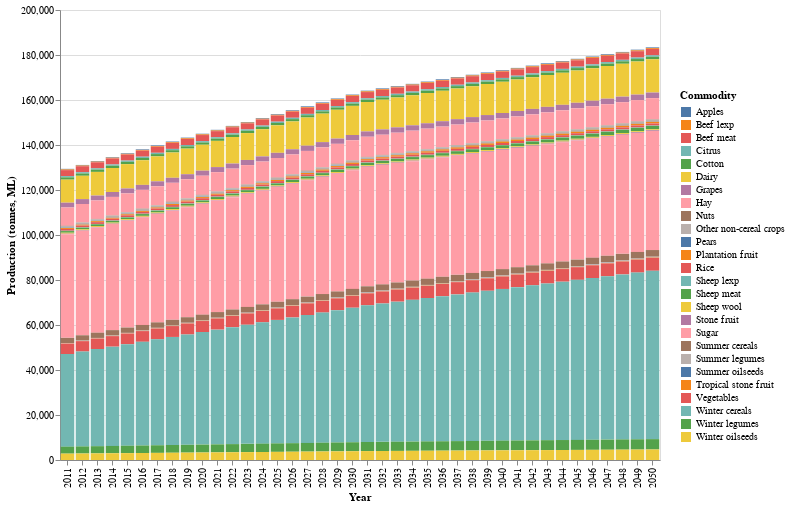

The notebook cell saved with this chart:
### Code cell
# HIDE CODE
quantity_df = get_quantity_df(Quantity_df)
plot_quantity(quantity_df)

### Figure 1 — Vega-Lite specification as saved in the notebook (floating-point values rounded to 4 significant figures; data arrays with more than 128 entries replaced by an {"elided": "..."} marker saying what was removed)
{"config": {"view": {"continuousWidth": 300, "continuousHeight": 300}}, "data": {"name": "data-e21766faffcbd54593323d2741a0c57f"}, "mark": {"type": "bar"}, "encoding": {"color": {"field": "Commodity", "legend": {"direction": "vertical", "legendX": 620, "legendY": 80, "orient": "none", "title": "Commodity", "titleAnchor": "start"}, "title": "Commodity", "type": "nominal"}, "tooltip": [{"field": "Commodity", "title": "Commodity", "type": "nominal"}, {"field": "Prod_targ_year (tonnes, ML)", "format": ".2f", "title": "Quantity (tonnes, ML)", "type": "quantitative"}], "x": {"field": "year", "title": "Year", "type": "ordinal"}, "y": {"field": "Prod_targ_year (tonnes, ML)", "title": "Production (tonnes, ML)", "type": "quantitative"}}, "height": 450, "width": 600, "$schema": "https://vega.github.io/schema/vega-lite/v5.15.1.json", "datasets": {"data-e21766faffcbd54593323d2741a0c57f": {"elided": "1040 records"}}}
